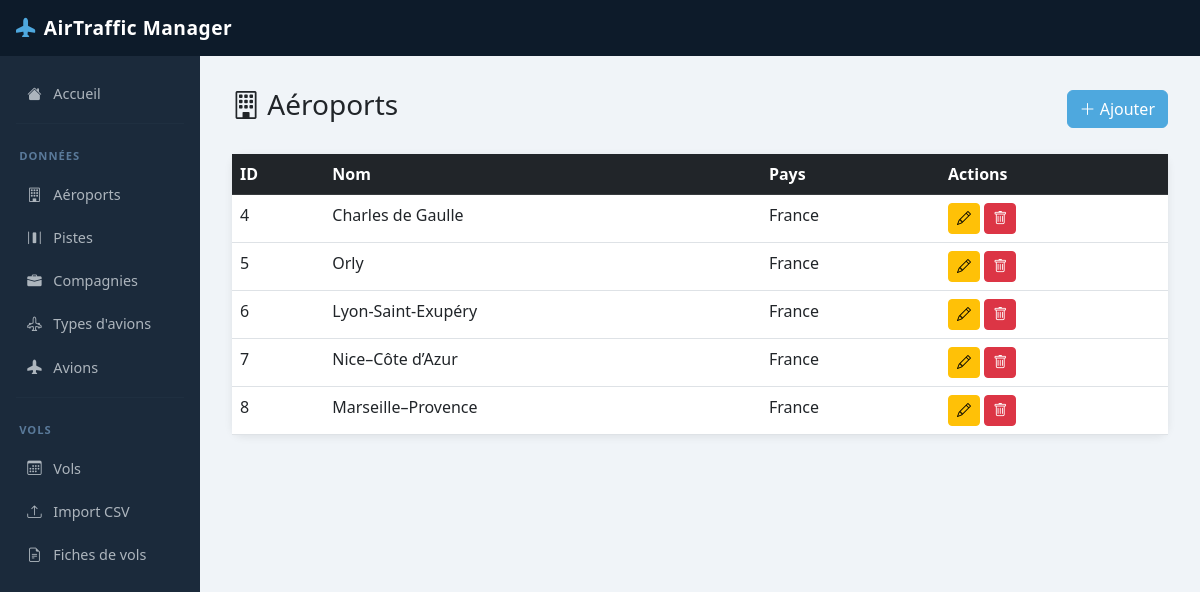
Screenshot of /TraficAerien/aeroports/ with the database file from the repository.
### TraficAerien/models.py (models this page shows, shortened)
class Aeroport(models.Model):
    nom = models.CharField(max_length=100)
    pays = models.CharField(max_length=100)

### TraficAerien/views.py (the view)
# urls.py: path('aeroports/', views.aeroport_liste, name='aeroport_liste'),
def aeroport_liste(request):
    aeroports = Aeroport.objects.all()
    return render(request, 'TraficAerien/aeroport_liste.html', {'aeroports': aeroports})

### TraficAerien/templates/TraficAerien/aeroport_liste.html (shortened to what this page needs)
{% extends 'TraficAerien/base.html' %}
{% block content %}
<div class="d-flex justify-content-between align-items-center mb-4">
    <h3><i class="bi bi-building"></i> Aéroports</h3>
    <a href="{% url 'aeroport_creer' %}" class="btn btn-primary">
        <i class="bi bi-plus-lg"></i> Ajouter
    </a>
</div>
<div class="card">
    <table class="table table-hover mb-0">
        <thead class="table-dark">
            <tr>
                <th>ID</th><th>Nom</th><th>Pays</th><th>Actions</th>
            </tr>
        </thead>
        <tbody>
            {% for a in aeroports %}
            <tr>
                <td>{{ a.id }}</td>
                <td>{{ a.nom }}</td>
                <td>{{ a.pays }}</td>
                <td>
                    <a href="{% url 'aeroport_modifier' a.pk %}" class="btn btn-sm btn-warning">
                        <i class="bi bi-pencil"></i>
                    </a>
                    <a href="{% url 'aeroport_supprimer' a.pk %}" class="btn btn-sm btn-danger">
                        <i class="bi bi-trash"></i>
                    </a>
                </td>
            </tr>
            {% empty %}
            <tr><td colspan="4" class="text-center text-muted">Aucun aéroport enregistré</td></tr>
            {% endfor %}
        </tbody>
    </table>
</div>
{% endblock %}

### TraficAerien/templates/TraficAerien/base.html (style rules this page uses)
* { box-sizing: border-box; }
body { background-color: #f0f4f8; font-family: 'Segoe UI', sans-serif; }
.card { border: none; border-radius: 12px; box-shadow: 0 2px 8px rgba(0, 0, 0, 0.08); }
.table thead { background-color: #0d1b2a; color: white; }
.btn-primary { background-color: #4ea8de; border-color: #4ea8de; }

### rows the page displays
Aeroport: id "4", nom "Charles de Gaulle", pays "France"
Aeroport: id "5", nom "Orly", pays "France"
Aeroport: id "6", nom "Lyon-Saint-Exupéry", pays "France"
Aeroport: id "7", nom "Nice–Côte d’Azur", pays "France"
Aeroport: id "8", nom "Marseille–Provence", pays "France"
